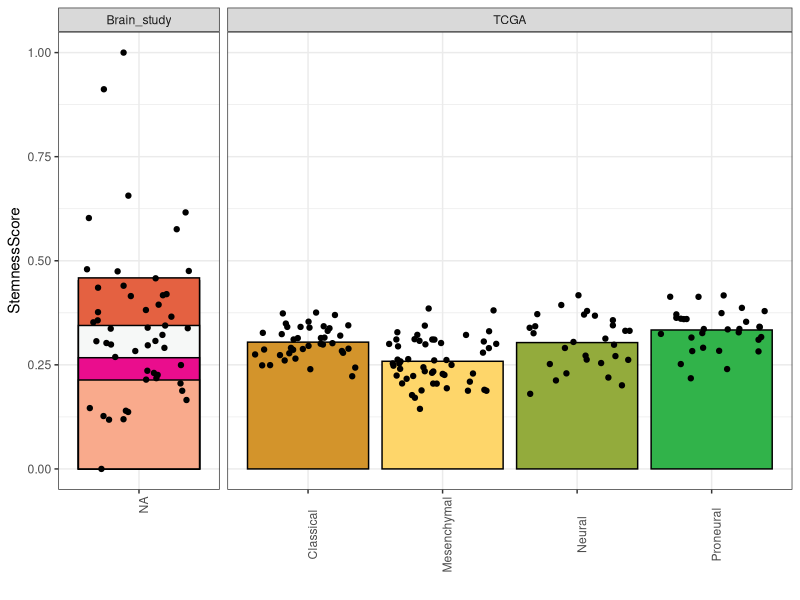

Generate this figure with R:
setwd('H:/lab data/Glioblastoma/Figures/Codes for github')

library(ggthemes)
library(ggpubr)
library(ggplot2)
library(tidyverse)
library(readxl)

jitter = read.csv('6B.csv')
attach(jitter)
names(jitter)

level_order = c('Core', 'Rim', 'Inv',	'5ALA-', '5ALA+', 'Classical',
                'Mesenchymal', 'Neural', 'Proneural')

ggplot(jitter, aes(x = factor(Condition, level = level_order),
                  y = StemnessScore, fill = Condition))+
  stat_summary(fun.y='mean', geom='bar', colour="black") +
  scale_fill_manual(values = c("#71cac7","#e46141","#d3942b","#f6f8f7",
                               "#fed66a","#93ab3c",
                               "#31b34a","#ea0d8d","#f9aa8c"))+
  geom_jitter()+
  theme_bw() + facet_grid(~Source, scales = "free", space = "free_x") +
  theme(axis.text.x = element_text(angle = 90))+
  xlab("") + theme(legend.position = "none")
